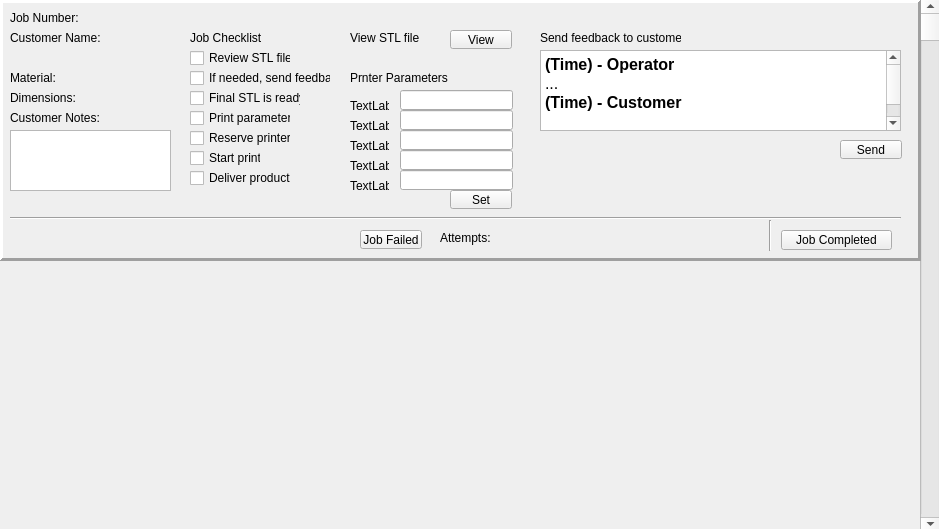
                <widget class="QWidget" name="scrollAreaWidgetContents">
                 <property name="geometry">
                  <rect>
                   <x>0</x>
                   <y>0</y>
                   <width>939</width>
                   <height>529</height>
                  </rect>
                 </property>
                 <widget class="QScrollBar" name="verticalScrollBar">
                  <property name="geometry">
                   <rect>
                    <x>920</x>
                    <y>0</y>
                    <width>21</width>
                    <height>531</height>
                   </rect>
                  </property>
                  <property name="maximum">
                   <number>500</number>
                  </property>
                  <property name="orientation">
                   <enum>Qt::Vertical</enum>
                  </property>
                 </widget>
                 <widget class="QFrame" name="frame_2">
                  <property name="geometry">
                   <rect>
                    <x>0</x>
                    <y>0</y>
                    <width>921</width>
                    <height>261</height>
                   </rect>
                  </property>
                  <property name="frameShape">
                   <enum>QFrame::Panel</enum>
                  </property>
                  <property name="frameShadow">
                   <enum>QFrame::Raised</enum>
                  </property>
                  <property name="lineWidth">
                   <number>3</number>
                  </property>
                  <widget class="QLabel" name="label_16">
                   <property name="geometry">
                    <rect>
                     <x>10</x>
                     <y>10</y>
                     <width>171</width>
                     <height>16</height>
                    </rect>
                   </property>
                   <property name="text">
                    <string>Job Number:</string>
                   </property>
                  </widget>
                  <widget class="QLabel" name="label_42">
                   <property name="geometry">
                    <rect>
                     <x>10</x>
                     <y>30</y>
                     <width>91</width>
                     <height>16</height>
                    </rect>
                   </property>
                   <property name="text">
                    <string>Customer Name:</string>
                   </property>
                  </widget>
                  <widget class="QLabel" name="label_43">
                   <property name="geometry">
                    <rect>
                     <x>10</x>
                     <y>70</y>
                     <width>51</width>
                     <height>16</height>
                    </rect>
                   </property>
                   <property name="text">
                    <string>Material:</string>
                   </property>
                  </widget>
                  <widget class="QLabel" name="label_44">
                   <property name="geometry">
                    <rect>
                     <x>10</x>
                     <y>90</y>
                     <width>71</width>
                     <height>16</height>
                    </rect>
                   </property>
                   <property name="text">
                    <string>Dimensions:</string>
                   </property>
                  </widget>
                  <widget class="QLabel" name="label_45">
                   <property name="geometry">
                    <rect>
                     <x>10</x>
                     <y>110</y>
                     <width>91</width>
                     <height>16</height>
                    </rect>
                   </property>
                   <property name="text">
                    <string>Customer Notes:</string>
                   </property>
                  </widget>
                  <widget class="QTextBrowser" name="textBrowser_2">
                   <property name="geometry">
                    <rect>
                     <x>10</x>
                     <y>130</y>
                     <width>161</width>
                     <height>61</height>
                    </rect>
                   </property>
                  </widget>
                  <widget class="QLabel" name="label_46">
                   <property name="geometry">
                    <rect>
                     <x>190</x>
                     <y>30</y>
                     <width>71</width>
                     <height>16</height>
                    </rect>
                   </property>
                   <property name="text">
                    <string>Job Checklist</string>
                   </property>
                  </widget>
                  <widget class="QCheckBox" name="checkBox_2">
                   <property name="geometry">
                    <rect>
                     <x>190</x>
                     <y>50</y>
                     <width>101</width>
                     <height>16</height>
                    </rect>
                   </property>
                   <property name="text">
                    <string>Review STL file</string>
                   </property>
                  </widget>
                  <widget class="QCheckBox" name="checkBox_3">
                   <property name="geometry">
                    <rect>
                     <x>190</x>
                     <y>70</y>
                     <width>141</width>
                     <height>16</height>
                    </rect>
                   </property>
                   <property name="text">
                    <string>If needed, send feedback</string>
                   </property>
                  </widget>
                  <widget class="QCheckBox" name="checkBox_4">
                   <property name="geometry">
                    <rect>
                     <x>190</x>
                     <y>90</y>
                     <width>111</width>
                     <height>16</height>
                    </rect>
                   </property>
                   <property name="text">
                    <string>Final STL is ready</string>
                   </property>
                  </widget>
                  <widget class="QCheckBox" name="checkBox_5">
                   <property name="geometry">
                    <rect>
                     <x>190</x>
                     <y>110</y>
                     <width>101</width>
                     <height>16</height>
                    </rect>
                   </property>
                   <property name="text">
                    <string>Print parameters</string>
                   </property>
                  </widget>
                  <widget class="QCheckBox" name="checkBox_6">
                   <property name="geometry">
                    <rect>
                     <x>190</x>
                     <y>130</y>
                     <width>101</width>
                     <height>16</height>
                    </rect>
                   </property>
                   <property name="text">
                    <string>Reserve printer</string>
                   </property>
                  </widget>
                  <widget class="QLabel" name="label_47">
                   <property name="geometry">
                    <rect>
                     <x>350</x>
                     <y>30</y>
                     <width>71</width>
                     <height>16</height>
                    </rect>
                   </property>
                   <property name="text">
                    <string>View STL file</string>
                   </property>
                  </widget>
                  <widget class="QPushButton" name="pushButton">
                   <property name="geometry">
                    <rect>
                     <x>450</x>
                     <y>30</y>
                     <width>62</width>
                     <height>19</height>
                    </rect>
                   </property>
                   <property name="text">
                    <string>View</string>
                   </property>
                  </widget>
                  <widget class="QLabel" name="label_48">
                   <property name="geometry">
                    <rect>
                     <x>350</x>
                     <y>70</y>
                     <width>101</width>
                     <height>16</height>
                    </rect>
                   </property>
                   <property name="text">
                    <string>Prnter Parameters</string>
                   </property>
                  </widget>
                  <widget class="QLabel" name="label_56">
                   <property name="geometry">
                    <rect>
                     <x>350</x>
                     <y>100</y>
                     <width>39</width>
                     <height>11</height>
                    </rect>
                   </property>
                   <property name="text">
                    <string>TextLabel</string>
                   </property>
                  </widget>
                  <widget class="QLabel" name="label_57">
                   <property name="geometry">
                    <rect>
                     <x>350</x>
                     <y>120</y>
                     <width>39</width>
                     <height>11</height>
                    </rect>
                   </property>
                   <property name="text">
                    <string>TextLabel</string>
                   </property>
                  </widget>
                  <widget class="QLabel" name="label_58">
                   <property name="geometry">
                    <rect>
                     <x>350</x>
                     <y>140</y>
                     <width>39</width>
                     <height>11</height>
                    </rect>
                   </property>
                   <property name="text">
                    <string>TextLabel</string>
                   </property>
                  </widget>
                  <widget class="QLabel" name="label_59">
                   <property name="geometry">
                    <rect>
                     <x>350</x>
                     <y>160</y>
                     <width>39</width>
                     <height>11</height>
                    </rect>
                   </property>
                   <property name="text">
                    <string>TextLabel</string>
                   </property>
                  </widget>
                  <widget class="QLabel" name="label_60">
                   <property name="geometry">
                    <rect>
                     <x>350</x>
                     <y>180</y>
                     <width>39</width>
                     <height>11</height>
                    </rect>
                   </property>
                   <property name="text">
                    <string>TextLabel</string>
                   </property>
                  </widget>
                  <widget class="QLineEdit" name="lineEdit_16">
                   <property name="geometry">
                    <rect>
                     <x>400</x>
                     <y>90</y>
                     <width>113</width>
                     <height>20</height>
                    </rect>
                   </property>
                  </widget>
                  <widget class="QLineEdit" name="lineEdit_17">
                   <property name="geometry">
                    <rect>
                     <x>400</x>
                     <y>110</y>
                     <width>113</width>
                     <height>20</height>
                    </rect>
                   </property>
                  </widget>
                  <widget class="QLineEdit" name="lineEdit_18">
                   <property name="geometry">
                    <rect>
                     <x>400</x>
                     <y>130</y>
                     <width>113</width>
                     <height>20</height>
                    </rect>
                   </property>
                  </widget>
                  <widget class="QLineEdit" name="lineEdit_19">
                   <property name="geometry">
                    <rect>
                     <x>400</x>
                     <y>150</y>
                     <width>113</width>
                     <height>20</height>
                    </rect>
                   </property>
                  </widget>
                  <widget class="QLineEdit" name="lineEdit_20">
                   <property name="geometry">
                    <rect>
                     <x>400</x>
                     <y>170</y>
                     <width>113</width>
                     <height>20</height>
                    </rect>
                   </property>
                  </widget>
                  <widget class="QLabel" name="label_61">
                   <property name="geometry">
                    <rect>
                     <x>540</x>
                     <y>30</y>
                     <width>141</width>
                     <height>16</height>
                    </rect>
                   </property>
                   <property name="text">
                    <string>Send feedback to customer</string>
                   </property>
                  </widget>
                  <widget class="QTextEdit" name="textEdit">
                   <property name="geometry">
                    <rect>
                     <x>540</x>
                     <y>50</y>
                     <width>361</width>
                     <height>81</height>
                    </rect>
                   </property>
                   <property name="html">
                    <string>&lt;!DOCTYPE HTML PUBLIC &quot;-//W3C//DTD HTML 4.0//EN&quot; &quot;http://www.w3.org/TR/REC-html40/strict.dtd&quot;&gt;
&lt;html&gt;&lt;head&gt;&lt;meta name=&quot;qrichtext&quot; content=&quot;1&quot; /&gt;&lt;style type=&quot;text/css&quot;&gt;
p, li { white-space: pre-wrap; }
&lt;/style&gt;&lt;/head&gt;&lt;body style=&quot; font-family:'Adobe Devanagari'; font-size:12pt; font-weight:600; font-style:normal;&quot;&gt;
&lt;p style=&quot; margin-top:0px; margin-bottom:0px; margin-left:0px; margin-right:0px; -qt-block-indent:0; text-indent:0px;&quot;&gt;(Time) - Operator&lt;/p&gt;
&lt;p style=&quot; margin-top:0px; margin-bottom:0px; margin-left:0px; margin-right:0px; -qt-block-indent:0; text-indent:0px;&quot;&gt;&lt;span style=&quot; font-weight:400;&quot;&gt;...&lt;/span&gt;&lt;/p&gt;
&lt;p style=&quot; margin-top:0px; margin-bottom:0px; margin-left:0px; margin-right:0px; -qt-block-indent:0; text-indent:0px;&quot;&gt;(Time) - Customer&lt;/p&gt;
&lt;p style=&quot;-qt-paragraph-type:empty; margin-top:0px; margin-bottom:0px; margin-left:0px; margin-right:0px; -qt-block-indent:0; text-indent:0px;&quot;&gt;&lt;br /&gt;&lt;/p&gt;
&lt;p style=&quot; margin-top:0px; margin-bottom:0px; margin-left:0px; margin-right:0px; -qt-block-indent:0; text-indent:0px;&quot;&gt;&lt;span style=&quot; font-weight:400;&quot;&gt;etc...&lt;/span&gt;&lt;/p&gt;&lt;/body&gt;&lt;/html&gt;</string>
                   </property>
                  </widget>
                  <widget class="QPushButton" name="pushButton_5">
                   <property name="geometry">
                    <rect>
                     <x>840</x>
                     <y>140</y>
                     <width>62</width>
                     <height>19</height>
                    </rect>
                   </property>
                   <property name="text">
                    <string>Send</string>
                   </property>
                  </widget>
                  <widget class="QCheckBox" name="checkBox_7">
                   <property name="geometry">
                    <rect>
                     <x>190</x>
                     <y>150</y>
                     <width>71</width>
                     <height>16</height>
                    </rect>
                   </property>
                   <property name="text">
                    <string>Start print</string>
                   </property>
                  </widget>
                  <widget class="QCheckBox" name="checkBox_8">
                   <property name="geometry">
                    <rect>
                     <x>190</x>
                     <y>170</y>
                     <width>101</width>
                     <height>16</height>
                    </rect>
                   </property>
                   <property name="text">
                    <string>Deliver product</string>
                   </property>
                  </widget>
                  <widget class="QPushButton" name="pushButton_9">
                   <property name="geometry">
                    <rect>
                     <x>450</x>
                     <y>190</y>
                     <width>62</width>
                     <height>19</height>
                    </rect>
                   </property>
                   <property name="text">
                    <string>Set</string>
                   </property>
                  </widget>
                  <widget class="Line" name="line">
                   <property name="geometry">
                    <rect>
                     <x>10</x>
                     <y>210</y>
                     <width>891</width>
                     <height>16</height>
                    </rect>
                   </property>
                   <property name="orientation">
                    <enum>Qt::Horizontal</enum>
                   </property>
                  </widget>
                  <widget class="QPushButton" name="pushButton_10">
                   <property name="geometry">
                    <rect>
                     <x>781</x>
                     <y>230</y>
                     <width>111</width>
                     <height>20</height>
                    </rect>
                   </property>
                   <property name="text">
                    <string>Job Completed</string>
                   </property>
                  </widget>
                  <widget class="Line" name="line_2">
                   <property name="geometry">
                    <rect>
                     <x>760</x>
                     <y>220</y>
                     <width>20</width>
                     <height>31</height>
                    </rect>
                   </property>
                   <property name="orientation">
                    <enum>Qt::Vertical</enum>
                   </property>
                  </widget>
                  <widget class="QPushButton" name="pushButton_11">
                   <property name="geometry">
                    <rect>
                     <x>360</x>
                     <y>230</y>
                     <width>62</width>
                     <height>19</height>
                    </rect>
                   </property>
                   <property name="text">
                    <string>Job Failed</string>
                   </property>
                  </widget>
                  <widget class="QLabel" name="label_62">
                   <property name="geometry">
                    <rect>
                     <x>440</x>
                     <y>230</y>
                     <width>51</width>
                     <height>16</height>
                    </rect>
                   </property>
                   <property name="text">
                    <string>Attempts:</string>
                   </property>
                  </widget>
                 </widget>
                </widget>
